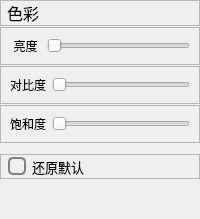
        <widget class="QWidget" name="page_3">
         <layout class="QVBoxLayout" name="verticalLayout_7">
          <property name="spacing">
           <number>1</number>
          </property>
          <property name="leftMargin">
           <number>0</number>
          </property>
          <property name="topMargin">
           <number>0</number>
          </property>
          <property name="rightMargin">
           <number>0</number>
          </property>
          <property name="bottomMargin">
           <number>0</number>
          </property>
          <item>
           <widget class="QFrame" name="frame_20">
            <property name="minimumSize">
             <size>
              <width>0</width>
              <height>25</height>
             </size>
            </property>
            <property name="frameShape">
             <enum>QFrame::StyledPanel</enum>
            </property>
            <property name="frameShadow">
             <enum>QFrame::Raised</enum>
            </property>
            <layout class="QHBoxLayout" name="horizontalLayout_13">
             <property name="spacing">
              <number>5</number>
             </property>
             <property name="leftMargin">
              <number>6</number>
             </property>
             <property name="topMargin">
              <number>0</number>
             </property>
             <property name="rightMargin">
              <number>0</number>
             </property>
             <property name="bottomMargin">
              <number>0</number>
             </property>
             <item>
              <widget class="QLabel" name="label_6">
               <property name="font">
                <font>
                 <family>Microsoft YaHei UI</family>
                 <pointsize>12</pointsize>
                 <weight>50</weight>
                 <italic>false</italic>
                 <bold>false</bold>
                </font>
               </property>
               <property name="styleSheet">
                <string notr="true">font: 12pt &quot;Microsoft YaHei UI&quot;;</string>
               </property>
               <property name="text">
                <string>色彩</string>
               </property>
              </widget>
             </item>
            </layout>
           </widget>
          </item>
          <item>
           <widget class="QFrame" name="frame_26">
            <property name="frameShape">
             <enum>QFrame::StyledPanel</enum>
            </property>
            <property name="frameShadow">
             <enum>QFrame::Raised</enum>
            </property>
            <layout class="QHBoxLayout" name="horizontalLayout_15">
             <item>
              <widget class="QLabel" name="label_10">
               <property name="maximumSize">
                <size>
                 <width>100</width>
                 <height>16777215</height>
                </size>
               </property>
               <property name="styleSheet">
                <string notr="true">font: 25 10pt &quot;Microsoft YaHei UI&quot;;</string>
               </property>
               <property name="text">
                <string> 亮度 </string>
               </property>
               <property name="alignment">
                <set>Qt::AlignCenter</set>
               </property>
              </widget>
             </item>
             <item>
              <widget class="QSlider" name="horizontalSlider_2">
               <property name="maximumSize">
                <size>
                 <width>300</width>
                 <height>16777215</height>
                </size>
               </property>
               <property name="orientation">
                <enum>Qt::Horizontal</enum>
               </property>
              </widget>
             </item>
            </layout>
           </widget>
          </item>
          <item>
           <widget class="QFrame" name="frame_27">
            <property name="frameShape">
             <enum>QFrame::StyledPanel</enum>
            </property>
            <property name="frameShadow">
             <enum>QFrame::Raised</enum>
            </property>
            <layout class="QHBoxLayout" name="horizontalLayout_16">
             <item>
              <widget class="QLabel" name="label_9">
               <property name="maximumSize">
                <size>
                 <width>100</width>
                 <height>16777215</height>
                </size>
               </property>
               <property name="styleSheet">
                <string notr="true">font: 25 10pt &quot;Microsoft YaHei UI&quot;;</string>
               </property>
               <property name="text">
                <string>对比度</string>
               </property>
               <property name="alignment">
                <set>Qt::AlignCenter</set>
               </property>
              </widget>
             </item>
             <item>
              <widget class="QSlider" name="horizontalSlider_3">
               <property name="maximumSize">
                <size>
                 <width>300</width>
                 <height>16777215</height>
                </size>
               </property>
               <property name="orientation">
                <enum>Qt::Horizontal</enum>
               </property>
              </widget>
             </item>
            </layout>
           </widget>
          </item>
          <item>
           <widget class="QFrame" name="frame_28">
            <property name="frameShape">
             <enum>QFrame::StyledPanel</enum>
            </property>
            <property name="frameShadow">
             <enum>QFrame::Raised</enum>
            </property>
            <layout class="QHBoxLayout" name="horizontalLayout_17">
             <item>
              <widget class="QLabel" name="label_8">
               <property name="maximumSize">
                <size>
                 <width>100</width>
                 <height>16777215</height>
                </size>
               </property>
               <property name="styleSheet">
                <string notr="true">font: 25 10pt &quot;Microsoft YaHei UI&quot;;</string>
               </property>
               <property name="text">
                <string>饱和度</string>
               </property>
               <property name="alignment">
                <set>Qt::AlignCenter</set>
               </property>
              </widget>
             </item>
             <item>
              <widget class="QSlider" name="horizontalSlider_5">
               <property name="maximumSize">
                <size>
                 <width>300</width>
                 <height>16777215</height>
                </size>
               </property>
               <property name="orientation">
                <enum>Qt::Horizontal</enum>
               </property>
              </widget>
             </item>
            </layout>
           </widget>
          </item>
          <item>
           <spacer name="verticalSpacer_10">
            <property name="orientation">
             <enum>Qt::Vertical</enum>
            </property>
            <property name="sizeType">
             <enum>QSizePolicy::Fixed</enum>
            </property>
            <property name="sizeHint" stdset="0">
             <size>
              <width>20</width>
              <height>10</height>
             </size>
            </property>
           </spacer>
          </item>
          <item>
           <widget class="QFrame" name="frame_22">
            <property name="minimumSize">
             <size>
              <width>0</width>
              <height>25</height>
             </size>
            </property>
            <property name="frameShape">
             <enum>QFrame::StyledPanel</enum>
            </property>
            <property name="frameShadow">
             <enum>QFrame::Raised</enum>
            </property>
            <layout class="QHBoxLayout" name="horizontalLayout_14">
             <property name="spacing">
              <number>5</number>
             </property>
             <property name="leftMargin">
              <number>6</number>
             </property>
             <property name="topMargin">
              <number>0</number>
             </property>
             <property name="rightMargin">
              <number>0</number>
             </property>
             <property name="bottomMargin">
              <number>0</number>
             </property>
             <item>
              <widget class="QCheckBox" name="checkBox">
               <property name="font">
                <font>
                 <family>Microsoft YaHei UI</family>
                 <pointsize>10</pointsize>
                 <weight>3</weight>
                 <italic>false</italic>
                 <bold>false</bold>
                </font>
               </property>
               <property name="styleSheet">
                <string notr="true">QCheckBox {
	font: 25 10pt &quot;Microsoft YaHei UI&quot;;
	padding: 1px;
        }
QCheckBox::indicator{
	  width:14px;
	  height:14px;
      border: 2px solid gray;
      border-radius: 5px;
}
QCheckBox::indicator:hover{
       border-color:rgb(53, 134, 255);
}
QCheckBox::indicator:checked{
	image: url(:/new/prefix1/icons/check.svg);
    border-color: #3586FF;

}</string>
               </property>
               <property name="text">
                <string>还原默认</string>
               </property>
              </widget>
             </item>
            </layout>
           </widget>
          </item>
          <item>
           <spacer name="verticalSpacer_3">
            <property name="orientation">
             <enum>Qt::Vertical</enum>
            </property>
            <property name="sizeHint" stdset="0">
             <size>
              <width>20</width>
              <height>40</height>
             </size>
            </property>
           </spacer>
          </item>
         </layout>
        </widget>
